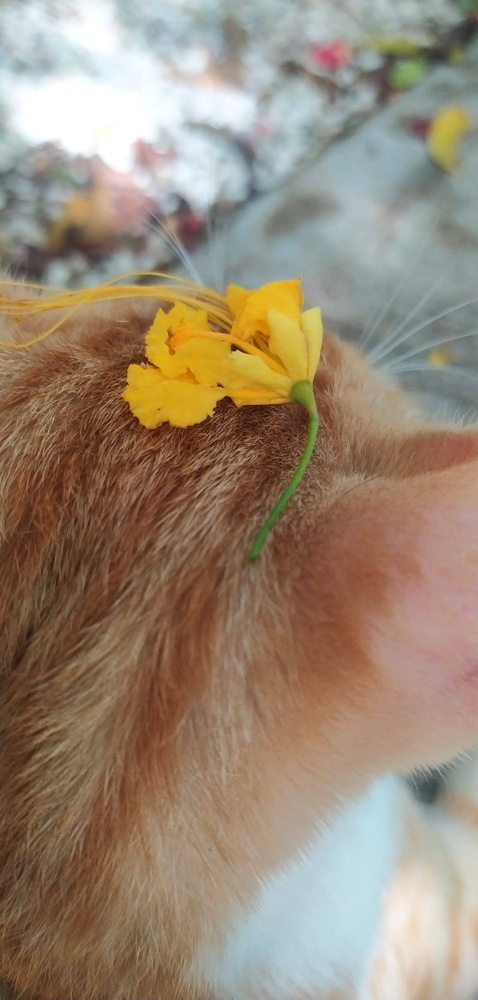
#> input picture SDC_10_DeteccionSemaforo-VerdeAmarillo/figuras/imagen0.jpg, 478 x 1000 px, shrunk from 1080 x 2260 before the run
$ jupyter execute SDC_10_Ejercicio1-2_Erick_Casanova.ipynb
#> lines starting #> are read from the running program, lines starting #| are printed output that depends on the picture; after the words box and inside, x2 and y2 are one past the last pixel; in counts of white or black regions, pixels touching at a corner belong together
<!--Información del curso-->

<center><h1 style="font-size:2em;color:#2467C0"> Color amarillo en una imagen
 </h1></center>
<br>
<table>
<col width="650">
<col width="350">
<tr>
<td></td>
<td>


**Objetivo:**


Resaltar el color amarillo en una imagen.
<br>
</td>
</tr>
</table>

# Ejercicio 1

## Cargar librerias

[cell 1]
import matplotlib.pyplot as plt
import numpy as np
import cv2 as cv

[cell 2]
#Mostramos la imagen original
img = cv.imread('figuras/imagen0.jpg')
#> img is the input picture: shape (1000, 478, 3); mean B, G, R 116.9, 136.1, 153.8
img = cv.cvtColor(img, cv.COLOR_BGR2RGB)
plt.figure(figsize=(8,5))
plt.imshow(img)
plt.show()

[cell 3]
#Llevamos a cabo el cambio de espacio de color y definimos las dos regiones para el amarillo
img = cv.imread('figuras/imagen0.jpg')
img_hsv = cv.cvtColor(img, cv.COLOR_BGR2HSV)
#> img_hsv: shape (1000, 478, 3); mean H, S, V 39, 82.2, 159
lower_yellow = np.array([15,150,60])
upper_yellow = np.array([30,255,255])
mask_yellow = cv.inRange(img_hsv, lower_yellow, upper_yellow)
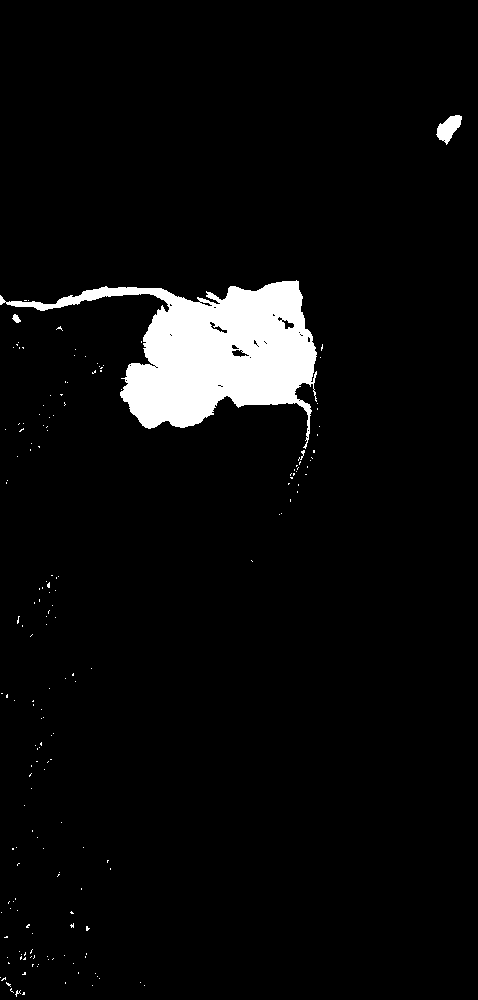
#> mask_yellow: shape (1000, 478); 4.7% white; 177 white regions (173 under 20 px), largest, box (x1, y1, x2, y2) and area: (0, 280, 317, 449) 21397, (436, 115, 462, 145) 424, (12, 314, 21, 323) 48, (298, 450, 305, 461) 25

[cell 4]
#Revisamos los valores de los pixeles
uniqueValues, occurCount = np.unique(mask_yellow , return_counts=True)
#> uniqueValues = [0, 255]; occurCount = [455626, 22374]
print("Valores : " , uniqueValues)
#| Valores :  [  0 255]
print("Ocurrencia : ", occurCount)
#| Ocurrencia :  [455626  22374]

[cell 5]
# Visualizamos la mascara
plt.figure(figsize=(8,5))
plt.imshow(mask_yellow,cmap='gray')
plt.show()

[cell 6]
#Resaltando un color en una imagen
img = cv.imread('figuras/imagen0.jpg')
img_grey = cv.cvtColor(img, cv.COLOR_BGR2GRAY)
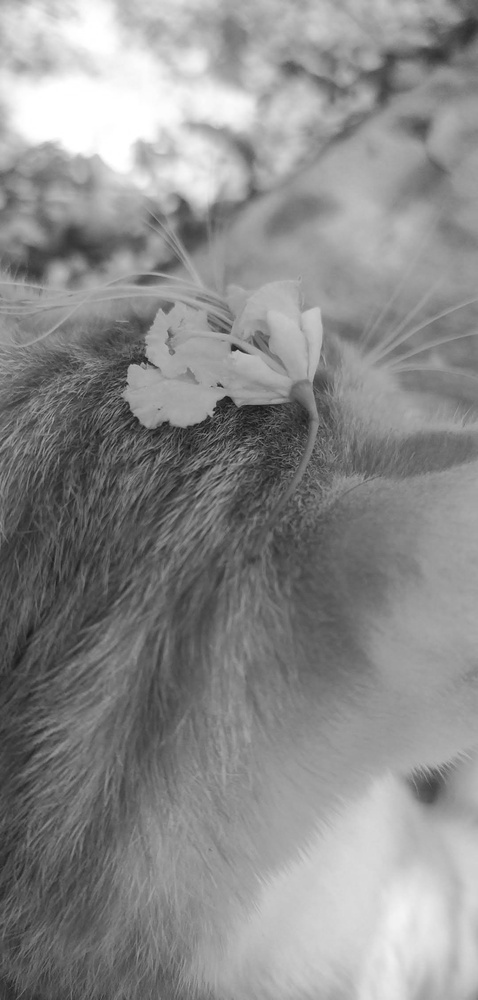
#> img_grey: shape (1000, 478); min 20, max 255, mean 139.2
img_grey[np.where(mask_yellow==255)] = 0
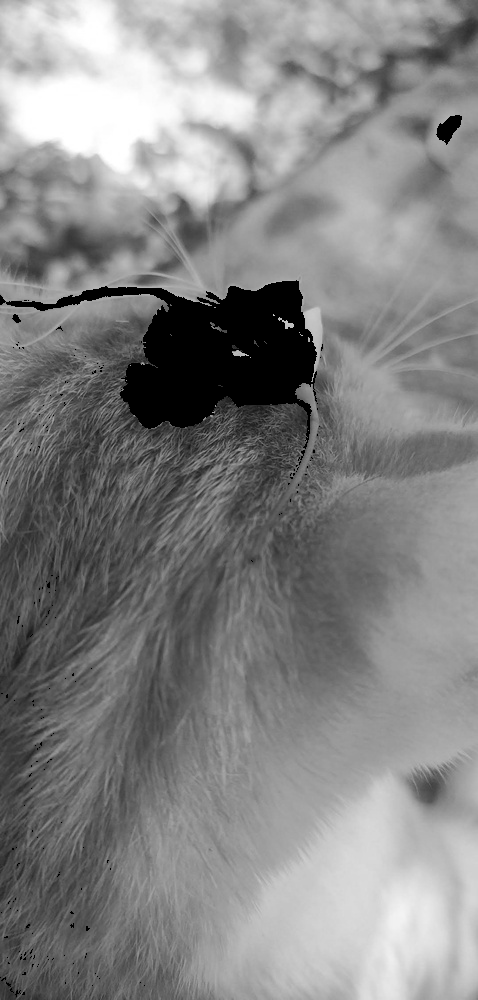
#> img_grey: shape (1000, 478); 4.68% of pixels changed, all inside (x1, y1, x2, y2) = (0, 115, 462, 997)
img_gray_rgb = cv.cvtColor(img_grey,cv.COLOR_GRAY2RGB)

output_img = img.copy()
output_img[np.where(mask_yellow==0)] = 0
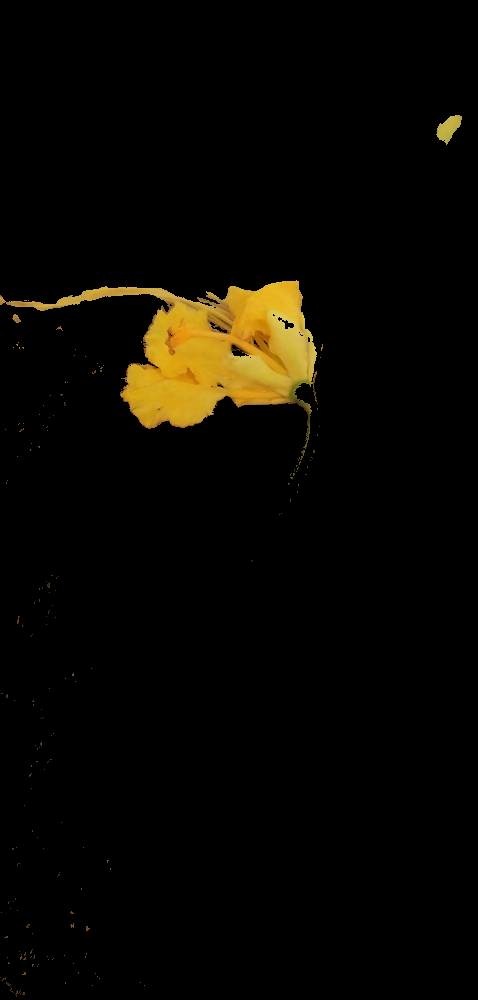
#> output_img: shape (1000, 478, 3); mean B, G, R 1.8, 7.2, 9.4

img_final=cv.add(img_gray_rgb, output_img )
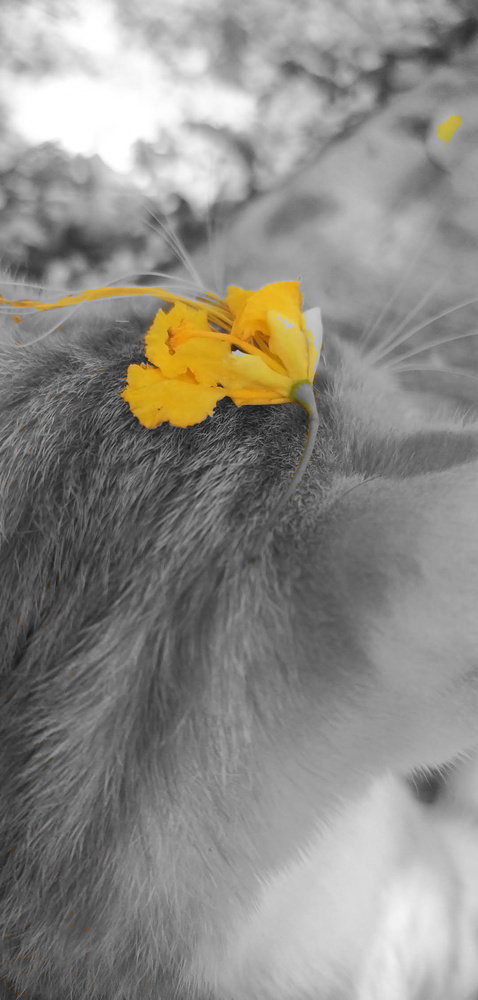
#> img_final: shape (1000, 478, 3); mean B, G, R 133.8, 139.2, 141.3

plt.figure(figsize=(13,8))
img_final=cv.cvtColor(img_final, cv.COLOR_BGR2RGB)
plt.imshow(img_final)
plt.show()

[cell 7]
plt.figure(figsize=(10,6))
plt.subplot(2,2,1)
plt.imshow(img_grey,cmap='gray')
plt.title("Imagen en escala de grises")
plt.subplot(2,2,2)
plt.imshow(img_gray_rgb,cmap='gray')
plt.title("Imagen en escala de grises en el espacio RGB")
plt.subplot(2,2,3)
plt.imshow(cv.cvtColor(output_img, cv.COLOR_BGR2RGB))
plt.title("Region en color amarillo")
plt.subplot(2,2,4)
plt.imshow(img_final)
plt.show()
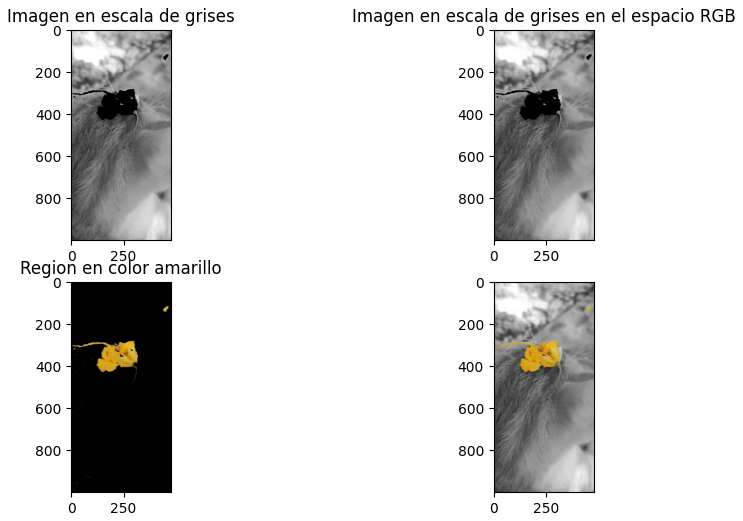
#> figure drawn by matplotlib, 4 panels

# Ejercicio 2

[cell 8]
#definimos una función que convierta la imagen original al espacio HSV
def hsv_convert(image):
    return cv.cvtColor(img, cv.COLOR_BGR2HSV)

[cell 9]
#definimos una función que retorne la mascara para el color amarillo
def f_mask_yellow(image):
    lower_yellow = np.array([15,150,60])
    upper_yellow = np.array([30,255,255])
    img_hsv=hsv_convert(img)
    mask_yellow = cv.inRange(img_hsv, lower_yellow, upper_yellow)
    return mask_yellow

[cell 10]
#Aplicación de la mascara en la imagen original
img = cv.imread('figuras/circulos.jpg')
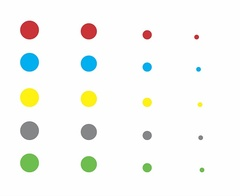
#> input picture SDC_10_DeteccionSemaforo-VerdeAmarillo/figuras/circulos.jpg, 240 x 196 px, shrunk from 543 x 444 before the run
#> img is the input picture: shape (196, 240, 3); mean B, G, R 244.7, 248, 246.8

mask_yellow = f_mask_yellow(img)
#> in hsv_convert, `return cv.cvtColor(img, cv.COLOR_BGR2HSV)`: returned value: shape (196, 240, 3); mean H, S, V 20.9, 10.4, 250.7
#> in f_mask_yellow, `mask_yellow = cv.inRange(img_hsv, lower_yellow, upper_yellow)`:
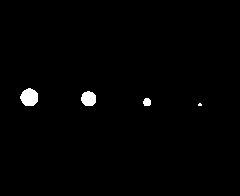
#> mask_yellow: shape (196, 240); 1.1% white; 4 white regions (1 under 20 px), largest, box (x1, y1, x2, y2) and area: (20, 88, 38, 106) 251, (81, 91, 96, 106) 182, (143, 98, 151, 106) 54

plt.figure(figsize=(13,8))
plt.imshow(mask_yellow, cmap='gray')
plt.show()

[cell 11]
# Encontrando las circunferencias con la función HoughCircles
yellow_circles = cv.HoughCircles(mask_yellow, cv.HOUGH_GRADIENT, 1, 80, param1=50, param2=10, minRadius=0, maxRadius=30)
#> yellow_circles = [[28.5, 96.5, 8.4], [146.5, 101.5, 3.3]]
print(yellow_circles)
#| [[[ 28.5  96.5   8.4]
#|   [146.5 101.5   3.3]]]

[cell 12]
# Verificamos que las circunferencias cumplan con que el área cercana al centro sea solida
font = cv.FONT_HERSHEY_SIMPLEX
region = 5
if yellow_circles is not None:
    yellow_circles = np.uint16(np.around(yellow_circles))
#> yellow_circles = [[28, 96, 8], [146, 102, 3]]
    for i in yellow_circles[0, :]:
        pixel_value = 0.0
        n = 0.0
        for j in range(-region, region):
            for k in range(-region, region):
                pixel_value += mask_yellow[i[1]+j, i[0]+k]
                n += 1

        print("pixel_value/n",pixel_value/n)
        if pixel_value/n > 50:
            cv.circle(img, (i[0], i[1]), i[2]+10, (0, 255, 255), 2)
            cv.putText(img,'Amarillo',(i[0]-i[2], i[1]-i[2]-10), font, 1,(0,255,255),2,cv.LINE_AA)
#> this loop made 2 passes
#> i on passes 1 to 2: [28, 96, 8], [146, 102, 3]
#| pixel_value/n 255.0
#| pixel_value/n 137.7
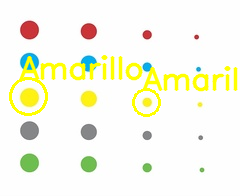
#> img: shape (196, 240, 3); 6.76% of pixels changed, all inside (x1, y1, x2, y2) = (9, 55, 238, 117)

[cell 13]
# Visualizamos la detección de las circunferencias amarillas
img = cv.cvtColor(img, cv.COLOR_BGR2RGB)
plt.figure(figsize=(13,8))
plt.imshow(img)
plt.show()
